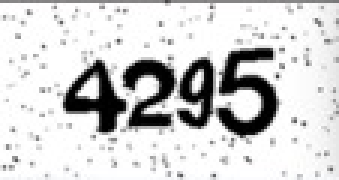
#> input picture 4295.jpg, 113 x 60 px (shown 3 times larger)
$ python main.py
#> lines starting #> are read from the running program, lines starting #| are printed output that depends on the picture
import cv2
import numpy as np

_LABEL_FOR_WHITE = 0
_WHITE_EDGE = 200
_LABEL_INIT = -1;

class pixel:
    gray = 0
    label = _LABEL_INIT
    def __init__(self, t) -> None:
        self.gray = t


_img = cv2.imread('4295.jpg', 0)
_h = _img.shape[0]
_w = _img.shape[1]
_pixels = []
_curLable = _LABEL_FOR_WHITE + 1
_labelRecord= [0]


def updatePixels(curH, curW, label) :
    if curW < 0 or curW >= _w or curH < 0 or curH >= _h :
        return False
    p = _pixels[curH * _w + curW]
    # handle white
    if p.gray >= _WHITE_EDGE:
        p.label = _LABEL_FOR_WHITE
        _labelRecord[_LABEL_FOR_WHITE] = _labelRecord[_LABEL_FOR_WHITE] + 1
        return False

    if p.label != _LABEL_INIT:
        return
    p.label = label
    if len(_labelRecord) <= label:
        _labelRecord.append(1)
    else:
        _labelRecord[label] = _labelRecord[label] + 1

    updatePixels(curH - 1, curW - 1, label)
    updatePixels(curH - 1, curW, label)
    updatePixels(curH - 1 , curW + 1, label)
    updatePixels(curH, curW - 1, label)
    updatePixels(curH, curW + 1, label)
    updatePixels(curH + 1, curW - 1, label)
    updatePixels(curH + 1, curW, label)
    updatePixels(curH + 1, curW + 1, label)
    return True

for i in range(_h):
    for j in range(_w):
        _pixels.append(pixel(_img[i, j]))
#> this loop made 60 passes

for i in range(_h):
    for j in range(_w):
        if _pixels[i * _w + j].label == _LABEL_INIT :
            if updatePixels(i, j, _curLable):
                _curLable += 1


for i in range(_h):
    for j in range(_w):
        l = _pixels[i * _w + j].label
        if _labelRecord[l] < 100 or l == _LABEL_FOR_WHITE:
            _img[i][j] = 255
            l = 0

cv2.imshow('image',_img)
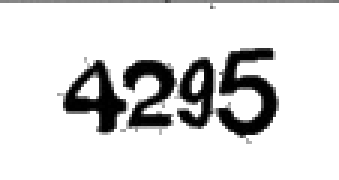
#> window 'image': shape (60, 113) (shown 3 times larger); min 0, max 255, mean 219.2
cv2.waitKey(0)
cv2.destroyAllWindows()
